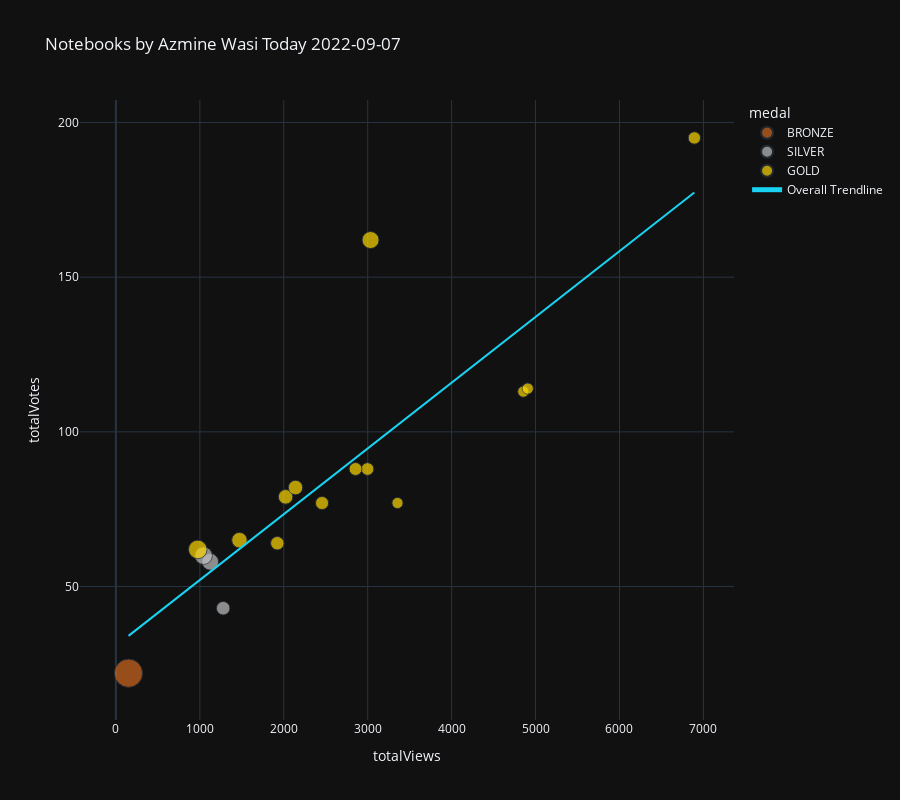

Write notebook code for a chart like this one.
### Markdown cell above
# Plotly Scatter Plot

You may want to tweak these settings depending on how many notebooks you have...

### Code cell
import plotly.express as px
from datetime import datetime


df['totalComments'].fillna(0, inplace=True)
df['medal'].fillna('N/A', inplace=True)
#df['size'] = df['totalComments'].clip(lower=1) 
df['size'] = df['totalVotes']/df['totalViews']*100
color_map = {
    'GOLD': 'gold',
    'SILVER': 'silver',
    'BRONZE': 'chocolate',
    'N/A': '#08ecfc',
    'Not Found' : '#ec08fc'
}
fig=px.scatter(
    df,
    'totalViews',
    'totalVotes',
    title=f'Notebooks by {df.author_displayName.get(0)} Today '+str(datetime.today().strftime('%Y-%m-%d')),
    log_x=False,
    log_y=False,
    #width=800, 
    height=800,
    color='medal',
    color_discrete_map=color_map,
    size='size',
    trendline='ols',
    #symbol='title',
    trendline_options=dict(log_x=False, log_y=False, add_constant=True),
    #trendline='lowess', # Use for Locally Weighted Scatterplot Smoothing line
    trendline_scope='overall', # Use this for one trendline
    template='plotly_dark',
    hover_name='title',
    hover_data={
        'size': False,
        'totalViews': ':,.0f',
        'totalVotes': ':,.0f',
        'totalLines': ':,.0f',
        'totalComments': ':,.0f',
        'viewsPerVote': ':,.0f',
        'languageName': True,
        'versionNumber': True,
        'lastRun': True,
        'lastRunExecutionTimeSeconds': ':,.0f',
        'medal': True,
    })
fig.update_layout(legend= {'itemsizing': 'constant'})
fig.show()

### Figure 1 — Plotly figure (JSON) as saved in the notebook; plotly's stock layout.template omitted (floating-point values rounded to 4 significant figures)
{"data": [{"customdata": [[14.67, 257, 3, 6.565, "Python", 4, "Wed Sep  7 13:24:06 2022", 3, "BRONZE"]], "hovertemplate": "<b>%{hovertext}</b><br><br>medal=%{customdata[8]}<br>totalViews=%{x:,.0f}<br>totalVotes=%{y:,.0f}<br>totalLines=%{customdata[1]:,.0f}<br>totalComments=%{customdata[2]:,.0f}<br>viewsPerVote=%{customdata[3]:,.0f}<br>languageName=%{customdata[4]}<br>versionNumber=%{customdata[5]}<br>lastRun=%{customdata[6]}<br>lastRunExecutionTimeSeconds=%{customdata[7]:,.0f}<extra></extra>", "hovertext": ["🔮 LSTM 🗓️ Time Series Forecasting 📆"], "legendgroup": "BRONZE", "marker": {"color": "chocolate", "size": [14.67], "sizemode": "area", "sizeref": 0.03667, "symbol": "circle"}, "mode": "markers", "name": "BRONZE", "orientation": "v", "showlegend": true, "type": "scatter", "x": [150], "xaxis": "x", "y": [22], "yaxis": "y"}, {"customdata": [[5.16, 422, 24, 19.07, "Python", 27, "Wed Sep  7 11:38:52 2022", 4, "SILVER"], [3.365, 2878, 5, 29.07, "Python", 4, "Wed Sep  7 11:33:11 2022", 5, "SILVER"], [5.747, 435, 25, 17.13, "Python", 56, "Tue Sep  6 16:45:32 2022", 303, "SILVER"]], "hovertemplate": "<b>%{hovertext}</b><br><br>medal=%{customdata[8]}<br>totalViews=%{x:,.0f}<br>totalVotes=%{y:,.0f}<br>totalLines=%{customdata[1]:,.0f}<br>totalComments=%{customdata[2]:,.0f}<br>viewsPerVote=%{customdata[3]:,.0f}<br>languageName=%{customdata[4]}<br>versionNumber=%{customdata[5]}<br>lastRun=%{customdata[6]}<br>lastRunExecutionTimeSeconds=%{customdata[7]:,.0f}<extra></extra>", "hovertext": ["📚 Coursera 📉 EDA, Sentiment Analysis 🔴🟢🔵", "House Price Prediction with Stacking & Ensembling", "📆 Daily AQI 🗺️ Scheduled + Dataset 🌪️"], "legendgroup": "SILVER", "marker": {"color": "silver", "size": [5.16, 3.365, 5.747], "sizemode": "area", "sizeref": 0.03667, "symbol": "circle"}, "mode": "markers", "name": "SILVER", "orientation": "v", "showlegend": true, "type": "scatter", "x": [1124, 1278, 1044], "xaxis": "x", "y": [58, 43, 60], "yaxis": "y"}, {"customdata": [[4.416, 564, 14, 22.32, "Python", 6, "Tue Sep  6 12:25:24 2022", 229, "GOLD"], [2.328, 586, 21, 42.59, "Python", 5, "Mon Aug 22 17:28:35 2022", 50, "GOLD"], [6.359, 463, 23, 15.49, "Python", 20, "Tue Aug 16 16:57:07 2022", 51, "GOLD"], [2.935, 357, 40, 33.7, "Python", 17, "Tue Aug 16 08:15:56 2022", 51, "GOLD"], [3.907, 407, 14, 25.29, "Python", 6, "Sun Aug  7 20:11:54 2022", 49, "GOLD"], [2.295, 382, 20, 43.03, "Python", 13, "Wed Aug  3 08:23:12 2022", 68, "GOLD"], [3.135, 536, 27, 31.5, "Python", 16, "Wed Jul 27 09:00:24 2022", 60, "GOLD"], [2.323, 592, 33, 42.68, "Python", 14, "Tue Jul 19 01:47:02 2022", 50, "GOLD"], [3.328, 608, 20, 29.6, "Python", 19, "Sun Jul 17 06:36:10 2022", 102, "GOLD"], [3.082, 380, 31, 32.09, "Python", 13, "Sat Jul  9 12:08:22 2022", 56, "GOLD"], [3.832, 342, 17, 25.8, "Python", 14, "Tue Jul  5 04:38:45 2022", 70, "GOLD"], [5.339, 645, 18, 18.62, "Python", 1, "Fri Jul  1 18:28:34 2022", 6, "GOLD"], [2.829, 357, 37, 35.17, "Python", 7, "Fri Jul  1 08:32:21 2022", 85, "GOLD"]], "hovertemplate": "<b>%{hovertext}</b><br><br>medal=%{customdata[8]}<br>totalViews=%{x:,.0f}<br>totalVotes=%{y:,.0f}<br>totalLines=%{customdata[1]:,.0f}<br>totalComments=%{customdata[2]:,.0f}<br>viewsPerVote=%{customdata[3]:,.0f}<br>languageName=%{customdata[4]}<br>versionNumber=%{customdata[5]}<br>lastRun=%{customdata[6]}<br>lastRunExecutionTimeSeconds=%{customdata[7]:,.0f}<extra></extra>", "hovertext": ["🗓 Intro to Time Series Analysis 🔺  Forecasting🔻", "XGBoost | Wrangling with Hyperparameters | Guide", "Investment and Financial Analysis  🏭 EPZ", "▶️ Cristiano Ronaldo ⚽ Goals  📊 EDA, Analysis", "Classification ➡️ Comparing Different Algorithms", "Advanced Feature Engineering for Classification", "UCL ⚽ EDA & Viz ⭐ 2021-22 ⭐ Players & Teams", "Mastering Bias-Variance Tradeoff ", "Divorce Prediction & Reasons : XGB,SHAP,RFE,TSNE", "▶️ Lionel Messi 📊 Extended EDA ⚽ Goals ", "ML Foundation ➡️ Cross Validation ✅ All Methods", "Different Clustering Techniques and Algorithms", "All Imputation Techniques with Pros and Cons"], "legendgroup": "GOLD", "marker": {"color": "gold", "size": [4.416, 2.328, 6.359, 2.935, 3.907, 2.295, 3.135, 2.323, 3.328, 3.082, 3.832, 5.339, 2.829], "sizemode": "area", "sizeref": 0.03667, "symbol": "circle"}, "mode": "markers", "name": "GOLD", "orientation": "v", "showlegend": true, "type": "scatter", "x": [1472, 4854, 975, 2998, 2022, 3355, 2456, 4907, 1923, 2855, 2140, 3034, 6892], "xaxis": "x", "y": [65, 113, 62, 88, 79, 77, 77, 114, 64, 88, 82, 162, 195], "yaxis": "y"}, {"hovertemplate": "<b>OLS trendline</b><br>totalVotes = 0.0212571 * totalViews + 30.8685<br>R<sup>2</sup>=0.751420<br><br>totalViews=%{x:,.0f}<br>totalVotes=%{y:,.0f} <b>(trend)</b><extra></extra>", "legendgroup": "Overall Trendline", "line": {"color": "#19d3f3"}, "mode": "lines", "name": "Overall Trendline", "showlegend": true, "type": "scatter", "x": [150, 975, 1044, 1124, 1278, 1472, 1923, 2022, 2140, 2456, 2855, 2998, 3034, 3355, 4854, 4907, 6892], "xaxis": "x", "y": [34.06, 51.59, 53.06, 54.76, 58.03, 62.16, 71.75, 73.85, 76.36, 83.08, 91.56, 94.6, 95.36, 102.2, 134.1, 135.2, 177.4], "yaxis": "y"}], "layout": {"height": 800, "legend": {"itemsizing": "constant", "title": {"text": "medal"}, "tracegroupgap": 0}, "title": {"text": "Notebooks by Azmine Wasi Today 2022-09-07"}, "xaxis": {"anchor": "y", "domain": [0, 1], "title": {"text": "totalViews"}}, "yaxis": {"anchor": "x", "domain": [0, 1], "title": {"text": "totalVotes"}}}}
